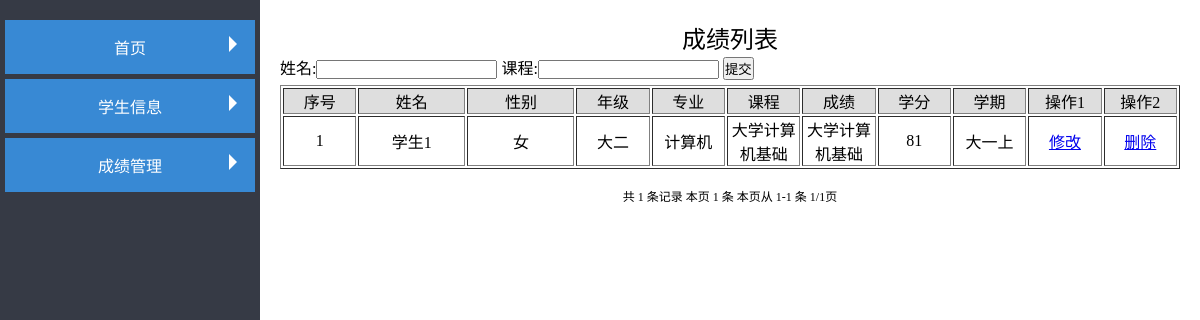
Screenshot of /showGrade.php (signed in) with the database file from the repository.
### tables this page shows
CREATE TABLE `student` (
  `Sno` int(11) NOT NULL AUTO_INCREMENT,
  `name` varchar(255) DEFAULT NULL,
  `grade` varchar(255) DEFAULT NULL,
  `password` varchar(255) DEFAULT '123',
  `sex` varchar(255) DEFAULT NULL,
  `dept` varchar(255) DEFAULT NULL,
  PRIMARY KEY (`Sno`)
);

CREATE TABLE `score` (
  `id` int(11) NOT NULL AUTO_INCREMENT,
  `Sno` int(11) DEFAULT NULL,
  `Tno` int(11) DEFAULT NULL,
  `score` varchar(255) DEFAULT NULL,
  `course` varchar(255) DEFAULT NULL,
  `credit` varchar(255) DEFAULT NULL,
  `term` varchar(255) DEFAULT NULL,
  PRIMARY KEY (`id`)
);

### showGrade.php (the view, shortened to what this page needs)
<!DOCTYPE html>
<html lang="en">
<head>
    <link rel="stylesheet" type="text/css" href="css/index.css">
    <link rel="stylesheet" type="text/css" href="css/show.css">
</head>
<body>
<div class="wrapper">
    <div class="wrap">
        <div class="nav">
            <ul>
                <li class="list">
                    <h2><i></i>首页</h2>
                </li>
                <li class="list">
                    <h2><i></i>学生信息</h2>
                </li>
                <li class="list">
                    <h2><i></i>成绩管理</h2>
                </li>
            </ul>
        </div>
    </div>
    <div id="container">
        <h2>成绩列表</h2>
        <form method="post" action="showGrade.php">
            姓名:<input type="text" name="name">
            课程:<input type="text" name="course">
            <input type="submit" name="submit" value="提交" id="submit">
        </form>
        <div id="center">
            <ul>
                <table align="center"  style="text-align:center;" border="1" >
                    <tr id="table">
                        <td "width: 50px;">序号</td>
                        <td style="width: 150px;">姓名</td>
                        <td style="width: 150px;">性别</td>
                        <td>年级</td>
                        <td>专业</td>
                        <td>课程</td>
                        <td>成绩</td>
                        <td>学分</td>
                        <td>学期</td>
                        <td>操作1</td>
                        <td>操作2</td>
                    </tr>
                    <?php
                    require_once "hanshu.php";
                    require_once 'connect.php';
                    if (isset($_POST['submit'])){
                        $name= $_POST['name'];
                        $course= $_POST['course'];
                        $sqlall = "select count(*) from student,score where student.Sno=score.Sno and name like '%{$name}%' and course like '%{$course}%' ";
                        $resultall = $conn->query($sqlall);
                        $arr1 = $resultall->fetch_row();
                        $c = $arr1[0];
                        $page = new page($c,10);
                        $sql = "select score.id,name,sex,grade,dept,course,credit,score,term from student,score where student.Sno=score.Sno and name like '%{$name}%' and course like '%{$course}%' " .$page->limit;
                    }
                    else{
                        $sqlall = "select count(*) from student,score where student.Sno=score.Sno";
                        $resultall = $conn->query($sqlall);
                        $arr1 = $resultall->fetch_row();
                        $c = $arr1[0];
                        $page = new page($c,10);
                        $sql = "select score.id,name,sex,grade,dept,course,credit,score,term from student,score where student.Sno=score.Sno " .$page->limit;
                    }
                    $result = $conn->query($sql);
                    if($result){
                        $arr = $result->fetch_all();
                        foreach($arr as $v){
                            $id=$v[0];
                            echo"<tr>
        <td>{$v[0]}</td>
        <td>{$v[1]}</td>
        <td>{$v[2]}</td>
        <td>{$v[3]}</td>
        <td>{$v[4]}</td>
        <td>{$v[5]}</td>
        <td>{$v[6]}</td>
        <td>{$v[7]}</td>
        <td>{$v[8]}</td>
        <td><a href='addGrade.php?id=$id'>修改</a></td>
        <td><a href='deleteGrade.php?id=$id'>删除</a></td>
        </tr>";
                        }
                    }
                    ?>
                </table>
                <br/>
                <?php
                echo "<div align='center'>{$page->fpage()}</div>";
                ?>
            </ul>
        </div>
    </div>
</body>

### hanshu.php (shortened to what this page needs)
<?php
class Page {
    private $total;
    private $listRows;
    private $uri;
    private $pageNum;
    private $page;
    private $config = array(
        'head' => "条记录",
        'prev' => "上一页",
        'next' => "下一页",
        'first'=> "首页",
        'last' => "末页"
    );
    private $listNum = 10;
    public function __construct($total, $listRows=25, $query="", $ord=true){
        $this->total = $total;
        $this->listRows = $listRows;
        $this->uri = $this->getUri($query);
        $this->pageNum = ceil($this->total / $this->listRows);
        if(!empty($_GET["page"])) {
            $page = $_GET["page"];
        }else{
            if($ord)
                $page = 1;
            else
                $page = $this->pageNum;
        }
        if($total > 0) {
            if(preg_match('/\D/', $page) ){
                $this->page = 1;
            }else{
                $this->page = $page;
            }
        }else{
            $this->page = 0;
        }
        $this->limit = "LIMIT ".$this->setLimit();
    }
    function __get($args){
        if($args == "limit" || $args == "page")
            return $this->$args;
        else
            return null;
    }
    function fpage(){
        $arr = func_get_args();
        $html[0] = "<span class='p1'> 共<b> {$this->total} </b>{$this->config["head"]} </span>";
        $html[1] = " 本页 <b>".$this->disnum()."</b> 条 ";
        $html[2] = " 本页从 <b>{$this->start()}-{$this->end()}</b> 条 ";
        $html[3] = " <b>{$this->page}/{$this->pageNum}</b>页 ";
        $html[4] = $this->firstprev();
        $html[5] = $this->pageList();
        $html[6] = $this->nextlast();
        $html[7] = $this->goPage();
        $fpage = '<div style="font:12px \'\5B8B\4F53\',san-serif;">';
        if(count($arr) < 1)
            $arr = array(0, 1,2,3,4,5,6,7);
        for($i = 0; $i < count($arr); $i++)
            $fpage .= $html[$arr[$i]];
        $fpage .= '</div>';
        return $fpage;
    }
    private function setLimit(){
        if($this->page > 0)
            return ($this->page-1)*$this->listRows.", {$this->listRows}";
        else
            return 0;
    }
    private function getUri($query){
        $request_uri = $_SERVER["REQUEST_URI"];
        $url = strstr($request_uri,'?') ? $request_uri :  $request_uri.'?';
        $arr = parse_url($url);
        if(isset($arr["query"])){
            parse_str($arr["query"], $arrs);
            unset($arrs["page"]);
            $url = $arr["path"].'?'.http_build_query($arrs);
        }
        return $url;
    }
    private function start(){
        if($this->total == 0)
            return 0;
        else
            return ($this->page-1) * $this->listRows+1;
    }
    private function end(){
        return min($this->page * $this->listRows, $this->total);
    }
    private function pageList(){
        $linkPage = " <b>";
        $inum = floor($this->listNum/2);
        for($i = $inum; $i >= 1; $i--){
            $page = $this->page-$i;
        }
        for($i=1; $i <= $inum; $i++){
            $page = $this->page+$i;
            if($page <= $this->pageNum)
                $linkPage .= "<a href='{$this->uri}page={$page}'>{$page}</a> ";
            else
                break;
        }
        $linkPage .= '</b>';
        return $linkPage;
    }
    private function disnum(){
        if($this->total > 0){
            return $this->end()-$this->start()+1;
        }else{
            return 0;
        }
    }
}

### css/index.css (style rules this page uses)
* { box-sizing: border-box; margin: 0; padding: 0; font-weight: 300; }
body { font-weight: 300; width: 100%; height: 100%; }
.wrapper { position: absolute; display: flex; left: 0; width: 100%; height: 100%; overflow: hidden; z-index: -1; }
.wrap { -webkit-appearance: none; -moz-appearance: none; appearance: none; width: 260px; margin: 0 auto; padding: 10px 0; float: left; background-color: rgba(255, 255, 255, 0.08); text-align: center; position: relative; z-index: 2; outline: 0; height: 100%; background-color: #363a45; }
.nav { z-index: 1000; width:250px; margin: 10px 5px 0; }
.list { margin-bottom: 5px; }
.list h2 { position: relative; padding: 15px 0; background-color: #3889d4; text-align: center; font-size: 16px; color: #fff; transition: .5s; }
.list i { position: absolute; right: 10px; top: 16px; border: 8px solid transparent; border-left-color: #fff; transform:rotate(0deg); transform-origin: 1px 8px; transition: .5s; }
#container { float: left; width: calc(100% - 260px); margin: 20px; height: 100%; }

### css/show.css (style rules this page uses)
#container h2 { font-family: 华文新魏; text-align: center; }
#center { margin-top: 5px; width: 100%; height: 100%; }
#center ul { overflow: hidden; height:100%; }
#table { background-color: rgba(200, 200, 200, 0.6); }
#table td { width: 100px; }

### rows the page displays
student: score.id "1", name "学生1", sex "女", grade "大二", dept "计算机", score.course "大学计算机基础", score.credit "大学计算机基础", score.score "81", score.term "大一上"

### other values shown
$this->total "1"
$this->config["head"] "条记录"
$this->disnum() "1"
$this->start() "1"
$this->end() "1"
$this->page "1"
$this->pageNum "1"
